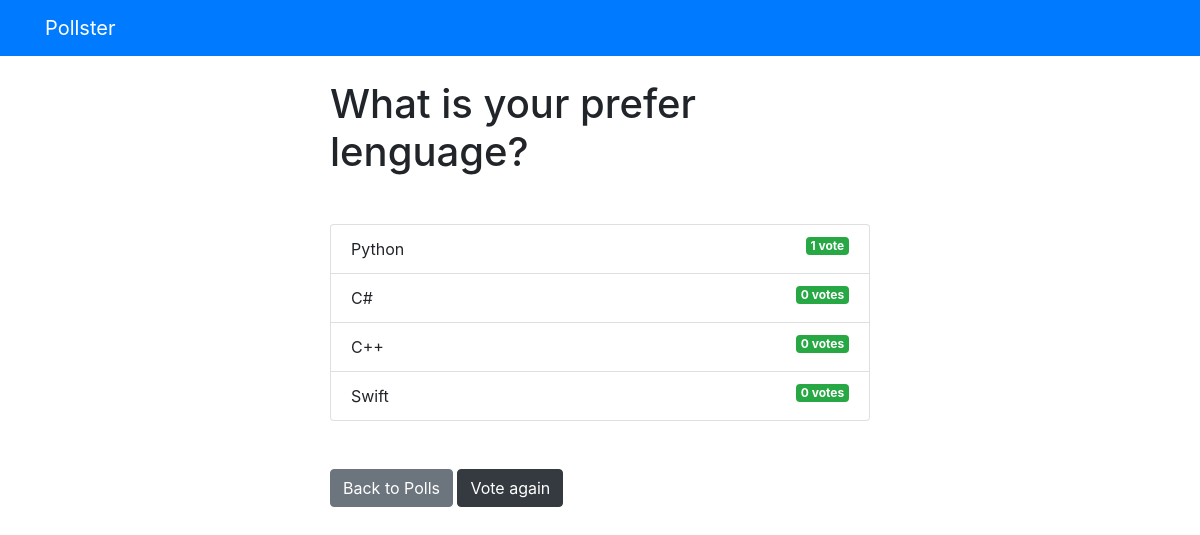
The page /polls/2/results/ on the database as committed earlier.
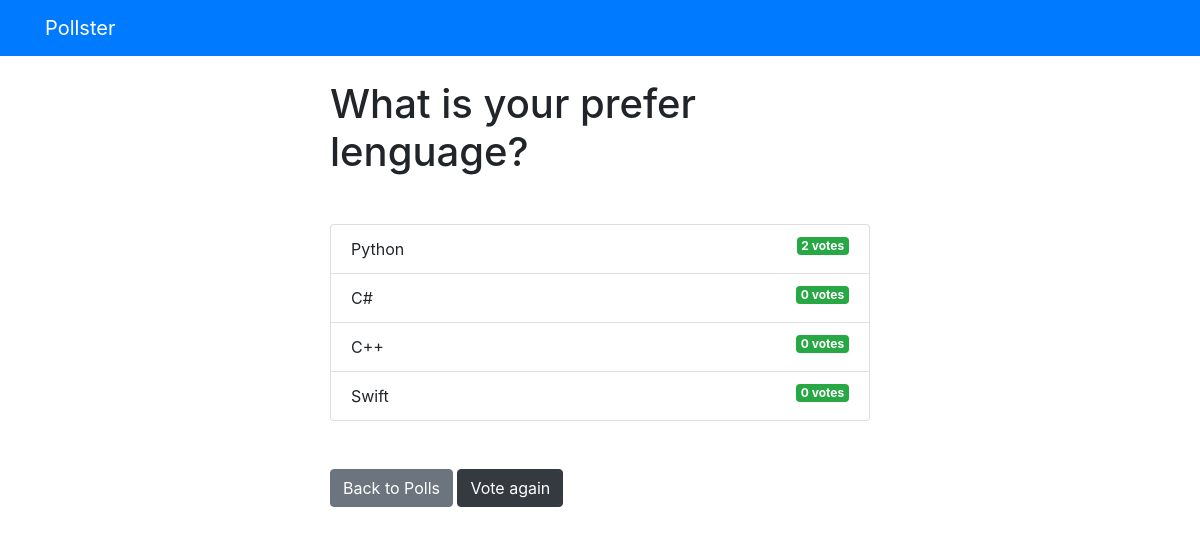
The same page on the database as committed later.
### polls/models.py (models this page shows, shortened)
class Question(models.Model):
    question_text = models.CharField(max_length= 200)
    pub_date = models.DateTimeField('date published')

class Choice(models.Model):
    question = models.ForeignKey(Question, on_delete= models.CASCADE)
    choice_text = models.CharField(max_length= 200)
    votes = models.IntegerField(default= 0)

### polls/views.py (the view)
def results(request, question_id):
    question = get_object_or_404(Question, pk=question_id)
    return render(request, 'polls/results.html', {'question':question})

### templates/polls/results.html
{% extends 'base.html' %}
{% block content %}
<h1 class="mb-5 mb-center">{{ question.question_text }}</h1>
<ul class="list-group mb-5">
    {% for choice in question.choice_set.all %}
    <li class="list-group-item">
        {{ choice.choice_text }} <span class="badge badge-success float-right">
            {{ choice.votes }} vote{{ choice.votes | pluralize }}</span>
    </li>
    {% endfor %}
</ul>
<a href="{% url 'polls:index' %}" class="btn btn-secondary">Back to Polls</a>
<a href="{% url 'polls:detail' question.id %}" class="btn btn-dark">Vote again</a>
{% endblock %}

### templates/base.html (shortened to what this page needs)
<!DOCTYPE html>
<html lang="en">
<head>
    <link rel="stylesheet" href="https://stackpath.bootstrapcdn.com/bootstrap/4.3.1/css/bootstrap.min.css">
</head>
<body>
    {% include 'partials/_navbar.html'%}
    <div class="container">
        <div class="row">
            <div class="col-md-6 m-auto">
                {% block content %}
                {% endblock %}
            </div>
        </div>
    </div>
</body>
</html>

### templates/partials/_navbar.html
<nav class="navbar navbar-dark bg-primary mb-4">
    <div class="container">
        <a href="/" class="navbar-brand">Pollster</a>
    </div>
</nav>

Rows that differ between the two databases and show on the page:
changed Choice "Python": votes "1" → "2"; votes|pluralize (not shown) → "s"
